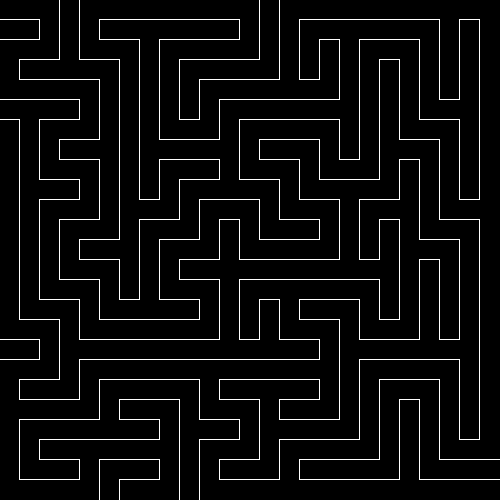
#> input picture 大三下/演算法分析 Analysis of Algorithms/HW2/maze1.bmp, 500 x 500 px
$ python 'Maze Problem.py'
#> lines starting #> are read from the running program, lines starting #| are printed output that depends on the picture; after the words box and inside, x2 and y2 are one past the last pixel; in counts of white or black regions, pixels touching at a corner belong together
# 演算法分析機測
# 學號 : 11027222 / 11027239 / 11027254
# 姓名 : 黃彥霖 / 邱宥文 / 方璿瑞
# 中原大學資訊工程系
import time
import cv2
import numpy as np
import os
import matplotlib.pyplot as plt

image_path = input("Enter file name: ")
#> the answer given: maze1.bmp

img = cv2.imread(image_path, 1)
#> img is the input picture: shape (500, 500, 3); 4.7% white in thin lines or dots

gray_img = cv2.cvtColor(img, cv2.COLOR_BGR2GRAY)
#> gray_img: shape (500, 500); 4.7% white in thin lines or dots
_, binary_maze_corrected = cv2.threshold(
    gray_img, 127, 255, cv2.THRESH_BINARY_INV)
#> binary_maze_corrected: shape (500, 500); 95.3% white; black in thin lines or dots

start_point_corrected = (0, 0)
end_point_corrected = (
    binary_maze_corrected.shape[1] - 1, binary_maze_corrected.shape[0] - 1)
#> end_point_corrected = (499, 499)


def find_shortest_path_corrected(binary_maze, start, end):
#> called with start = (0, 0), end = (499, 499)
    rows, cols = binary_maze.shape
#> rows = 500; cols = 500
    queue = [(start, [start])]
    visited = set()

    while queue:
        (x, y), path = queue.pop(0)
        if (x, y) == end:
            return path

        for dx, dy in [(-1, 0), (1, 0), (0, -1), (0, 1)]:
            nx, ny = x + dx, y + dy
            if 0 <= nx < cols and 0 <= ny < rows and binary_maze[ny, nx] == 255 and (nx, ny) not in visited:
                visited.add((nx, ny))
                queue.append(((nx, ny), path + [(nx, ny)]))

    return None


start_time = time.time()
path_corrected = find_shortest_path_corrected(
    binary_maze_corrected, start_point_corrected, end_point_corrected)
#> path_corrected = 2399 pairs, first value 0 to 499, second value 0 to 499
total_time = time.time() - start_time


def center_path(path):
    return [(x * 20 + 10, y * 20 + 10) for (x, y) in path]


if path_corrected:
    path_centered = center_path([(x//20, y//20) for (x, y) in path_corrected])
#> path_centered = 2399 pairs, first value 10 to 490, second value 10 to 490
else:
    path_centered = []

maze_color_final = cv2.imread(image_path)

if path_centered:
    for i in range(len(path_centered) - 1):
        # 藍色的線條，寬度2
        cv2.line(maze_color_final,
                 path_centered[i], path_centered[i + 1], (255, 0, 0), 2)
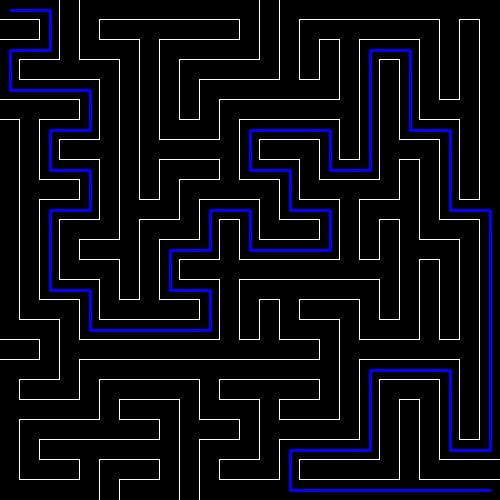
#> maze_color_final: shape (500, 500, 3); 3.25% of pixels changed, all inside (x1, y1, x2, y2) = (9, 9, 492, 492)

base, ext = os.path.splitext(image_path)
result_path_final = f"{base}sol{ext}"
print(f"time = {total_time}")
plt.figure(figsize=(10, 10))
plt.imshow(cv2.cvtColor(maze_color_final, cv2.COLOR_BGR2RGB))
plt.axis('off')
plt.show()

cv2.imwrite(result_path_final, maze_color_final)

print(f"result file：{result_path_final}")

$ run again, on 大三下/演算法分析 Analysis of Algorithms/HW2/maze3.bmp
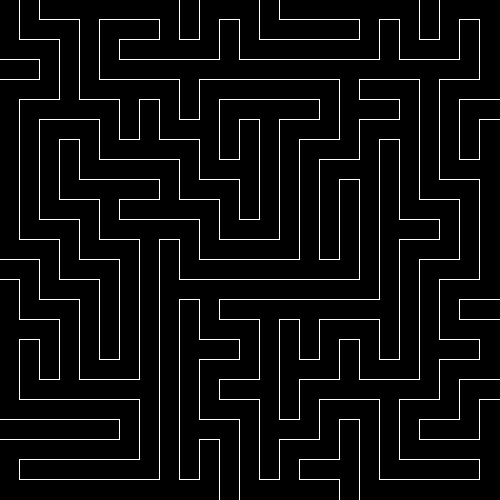
#> input picture 大三下/演算法分析 Analysis of Algorithms/HW2/maze3.bmp, 500 x 500 px
#> img is the input picture: shape (500, 500, 3); 4.7% white in thin lines or dots
#> gray_img: shape (500, 500); 4.7% white in thin lines or dots
#> binary_maze_corrected: shape (500, 500); 95.3% white; black in thin lines or dots
#> path_corrected = 2887 pairs, first value 0 to 499, second value 0 to 499
#> path_centered = 2887 pairs, first value 10 to 490, second value 10 to 490
#> after the loop `for i in range(len(path_centered) - 1):`:
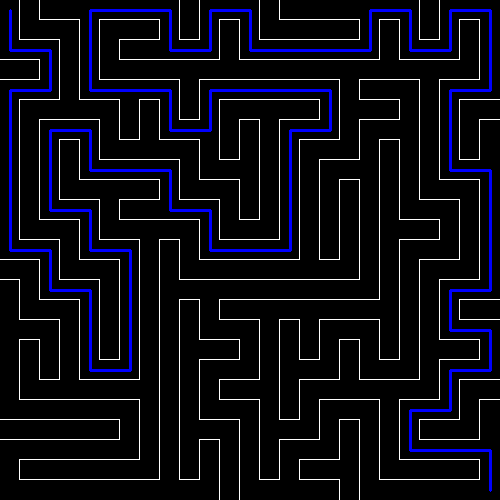
#> maze_color_final: shape (500, 500, 3); 3.91% of pixels changed, all inside (x1, y1, x2, y2) = (9, 9, 492, 492)

$ run again, on 大三下/演算法分析 Analysis of Algorithms/HW2/maze4.bmp
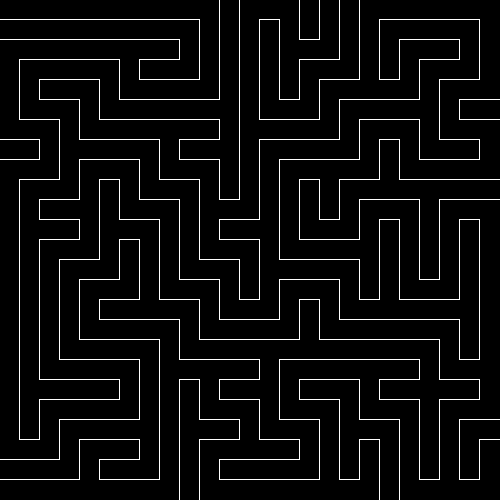
#> input picture 大三下/演算法分析 Analysis of Algorithms/HW2/maze4.bmp, 500 x 500 px
#> img is the input picture: shape (500, 500, 3); 4.7% white in thin lines or dots
#> gray_img: shape (500, 500); 4.7% white in thin lines or dots
#> binary_maze_corrected: shape (500, 500); 95.3% white; black in thin lines or dots
#> path_corrected = 2187 pairs, first value 0 to 499, second value 0 to 499
#> path_centered = 2187 pairs, first value 10 to 490, second value 10 to 490
#> after the loop `for i in range(len(path_centered) - 1):`:
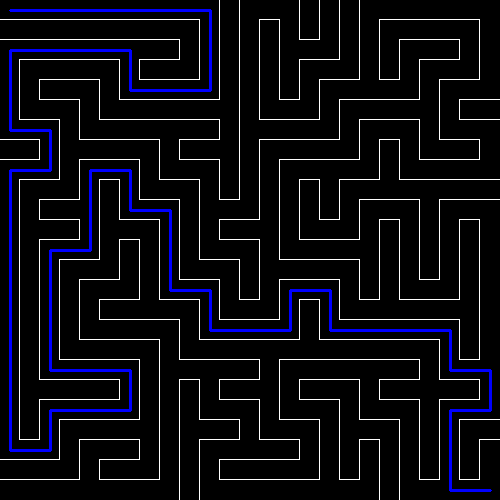
#> maze_color_final: shape (500, 500, 3); 2.87% of pixels changed, all inside (x1, y1, x2, y2) = (9, 9, 492, 492)

$ run again, on 大三下/演算法分析 Analysis of Algorithms/HW2/maze2sol.bmp
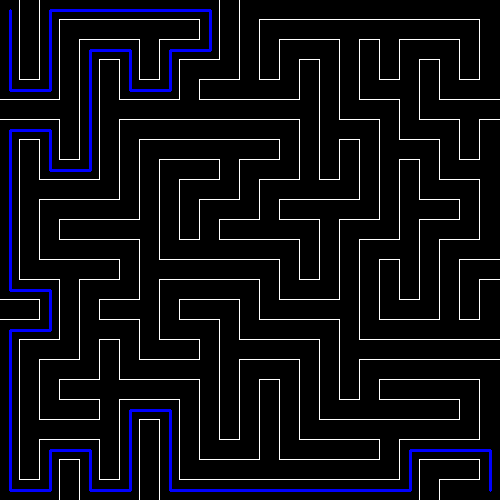
#> input picture 大三下/演算法分析 Analysis of Algorithms/HW2/maze2sol.bmp, 500 x 500 px
#> img is the input picture: shape (500, 500, 3); mean B, G, R 18.3, 12, 12
#> `gray_img = cv2.cvtColor(img, cv2.COLOR_BGR2GRAY)`:
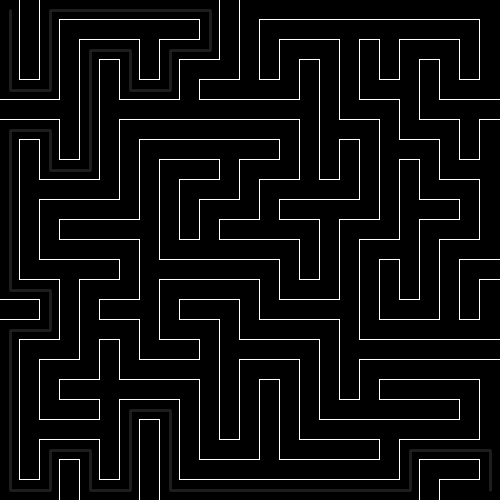
#> gray_img: shape (500, 500); min 0, max 255, mean 12.7
#> `_, binary_maze_corrected = cv2.threshold( gray_img, 127, 255, cv2.THRE..`:
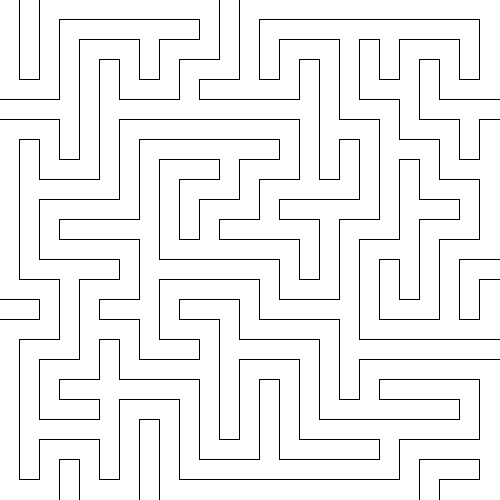
#> binary_maze_corrected: shape (500, 500); 95.3% white; black in thin lines or dots
#> path_corrected = 1831 pairs, first value 0 to 499, second value 0 to 499
#> path_centered = 1831 pairs, first value 10 to 490, second value 10 to 490
